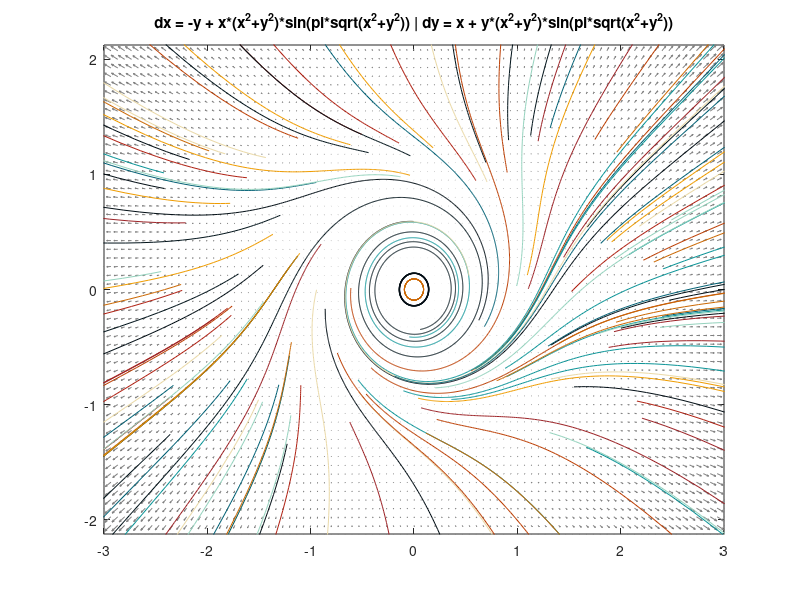

This figure's MATLAB source:
clear;clc;close all;

htmlcolor = @(r,g,b) [r/255, g/255, b/255];

NUMCOLORS=11;
colors = [
htmlcolor(0,12,19);
htmlcolor(0, 18, 25);
htmlcolor(0, 95, 115);
htmlcolor(10, 147, 150);
htmlcolor(148, 210, 189);
htmlcolor(233, 216, 166);
htmlcolor(238, 155, 0);
htmlcolor(202, 103, 2);
htmlcolor(187, 62, 3);
htmlcolor(174, 32, 18);
htmlcolor(155, 34, 38)];


nxsteps=30;
nysteps=15;
Ox = 0;
Oy = 0;
xsize = 2;
ysize = xsize/1.7777778;
xstep = xsize/nxsteps;
ystep = ysize/nysteps;
x1 = Ox-xsize-1
x2 = Ox+xsize+1
y1 = Oy-ysize-1
y2 = Oy+ysize+1

% Plot the quiver graph

[x, y] = meshgrid(x1:xstep:x2, y1:ystep:y2);

% Equation 5.5 (page 122) 
%dx = @(x,y) -x + y;
%dy = @(x,y) -x - y;

% Equation 5.4 (page 122)
%dx = @(x,y) -x + y - x .* (y - x);
%dy = @(x,y) -x - y + 2 .* x.^2 .* y;

% Equation 5.14 (page 128)
%dx = @(x,y) y;
%dy = @(x,y) x - y + x .* (x - 2 .* y);

% Equation 5.17 (page 130)
dx = @(x,y) -y + x .* (x.^2+y.^2) .* sin(pi\sqrt(x.^2+y.^2));
dy = @(x,y)  x + y .* (x.^2+y.^2) .* sin(pi\sqrt(x.^2+y.^2));

% Equation 6.1 (page 132) cardioid shaped
%dx = @(x,y) -x + y .^ 2;
%dy = @(x,y) -y - x .* y;

% Equation 7.1 (page 141) origin repulses toward steady state circle
%dx = @(x,y)  x + y - x .* (x.^2 + y.^2);
%dy = @(x,y) -x + y - y .* (x.^2 + y.^2);

% Equation () Lotka-Volterra Competition
%alpha1 = 0.1; %% growth rate of thing 1.
%alpha2 = 0.1; %% growth rate of thing 2.
%K1 = 1500;    %% carrying capacity of thing 1.
%K2 = 1000;    %% carrying capacity of thing 2.
%lambda1 = 1;
%lambda2 = 2;
%beta1 = alpha1 / K1;
%beta2 = alpha2 / K2;
%dx = @(x,y) beta1 .* x .* (K1 - x - lambda1 .* y);
%dy = @(x,y) beta2 .* y .* (K2 - y - lambda2 .* x);

h = figure();

u = dx(x, y);
v = dy(x, y);
quiver(x, y, u, v, "color", [ 0.5, 0.5, 0.5])
title ("quiver plot");
axis ([x1, x2, y1, y2]);

hold on

ntime = 50;
nsteps = ntime*100;
dt = ntime / nsteps;
xi = zeros(nsteps,1);
yi = zeros(nsteps,1);

for j = 1:125
  curx = (rand(1) * 2 - 1) * xsize * 1.25;
  cury = (rand(1) * 2 - 1) * ysize * 1.25;
  for i = 1:nsteps
    xi(i) = curx;
    yi(i) = cury;
    curx += dt * dx(curx, cury);
    cury += dt * dy(curx, cury);
  end
  ci = mod(j,NUMCOLORS)+1;
  curcolor = [colors(ci, 1), colors(ci, 2), colors(ci, 3)];
  plot(xi, yi, "color", curcolor)
  s1 = "plot (";
  s1 = strcat(s1, num2str(j));
  s1 = strcat(s1, "/1000)");
  title (s1)
  axis ([x1, x2, y1, y2]);
  refresh
end

title("dx = -y + x*(x^2+y^2)*sin(pi*sqrt(x^2+y^2)) | dy = x + y*(x^2+y^2)*sin(pi*sqrt(x^2+y^2))")
dpi = 300;
set(h, "papersize", [ xsize * dpi, ysize * dpi ]);
print -dpng "-FPragmataPro:14" "-S1920,1080" figure1.png
